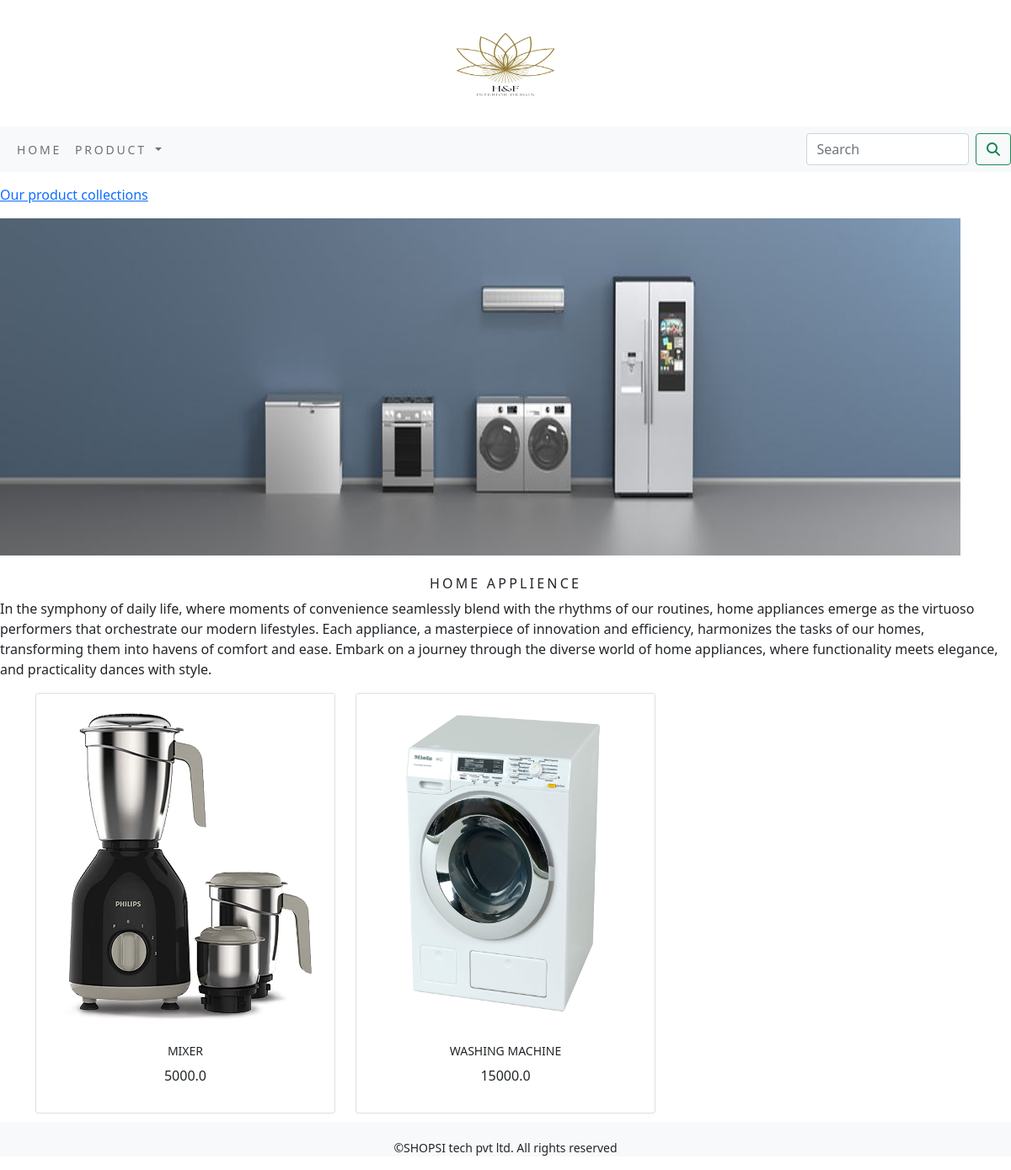
/shop/home-applience/, run on the app's committed database.
### shop/models.py (models this page shows, shortened)
class Category(models.Model):
    name=models.CharField(max_length=250,unique=True)
    slug = models.SlugField(max_length=250, unique=True)
    description = models.TextField(blank=True)
    image = models.ImageField(upload_to='category',blank=True)
    class Meta:
        ordering=('name',)
        verbose_name='category'
        verbose_name_plural='categories'
    def get_url(self):
        return reverse('shop:products_by_category',args=[self.slug])

class Product(models.Model):
    name=models.CharField(max_length=250,unique=True)
    slug = models.SlugField(max_length=250, unique=True)
    description = models.TextField(blank=True)
    image = models.ImageField(upload_to='product',blank=True)
    price= models.DecimalField(max_digits=10,decimal_places=True)
    category= models.ForeignKey(Category,on_delete=models.CASCADE)
    stock = models.IntegerField()
    available = models.BooleanField(default=True)
    created = models.DateTimeField(auto_now_add=True)
    updated = models.DateTimeField(auto_now_add=True)
    def get_url(self):
        return reverse('shop:prodCatdetail',args=[self.category.slug,self.slug])
    class Meta:
        ordering=('name',)
        verbose_name='product'
        verbose_name_plural='products'

### shop/views.py (the view)
# urls.py: path('', views.allProdCat, name='allProdCat'),
def allProdCat(request,c_slug=None):
    c_page=None
    products_list=None
    if c_slug!=None:
        c_page=get_object_or_404(Category,slug=c_slug)
        products_list=Product.objects.all().filter(category=c_page,available=True)
    else:
        products_list=Product.objects.all().filter(available=True)
    paginator=Paginator(products_list,6)
    try:
        page=int(request.GET.get('page','1'))
    except:
        page=1
    try:
        products=paginator.page(page)
    except (EmptyPage,InvalidPage):
        products=paginator.page(paginator.num_pages)
    return render(request,"category.html",{'category':c_page,'products':products})

### cart/context_processors.py (called while the page is built)
def counter(request):
    item_count=0
    if 'admin' in request.path:
        return {}
    else:
        try:
            cart=Cart.objects.filter(cart_id=_cart_id(request))
            car_items=CartItem.objects.all().filter(cart=cart[:1])
            for cart_item in car_items:
                item_count+=cart_item.quantity
        except Cart.DoesNotExist:
            item_count=0
    return dict(item_count=item_count)

### cart/views.py (called while the page is built)
def _cart_id(request):
    cart=request.session.session_key
    if not cart:
        cart=request.session.create()
    return cart

### shop/context_processors.py (called while the page is built)
def menu_links(request):
    links=Category.objects.all()
    return dict(links=links)

### template/category.html (shortened to what this page needs)
{% extends 'base.html' %}
{% load static %}
{% block content %}
{% if category %}
    <div>
        <div class="row my_row_class">
            <div class="mx-auto">
            <p><a href="{% url 'shop:allProdCat' %}">Our product collections</a> </p>
            </div>
        </div>
    </div>
   {% endif %}
<div class="mx-auto">
    {% if category %}
        <img class="my_image" src="{{category.image.url}}" alt="{{category.name}}">
</div>
    <br>
<div>
    <h1 class="text-center my_title">{{category.name}}</h1>
    <p class="text-justify">{{category.description}}</p>
</div>
    {% endif %}
<div class="container">
    <div class="row mx_auto">
        {% for product in products.object_list %}
        <div class="my_bottom_margin col-9 col-sm-12 col-md-4 col-lg-4">
            <div class="card text-center" style="min-width:18rem;">
                <a href="{{product.get_url}}"><img class="card-img-top my_image" src="{{product.image.url}}" alt="{{product.name}}"></a>
                <div class="card-body">
                    <h4>{{product.name}}</h4>
                    <p>{{product.price}}</p>
                </div>
            </div>
        </div>
        {% endfor %}
    </div>
</div>
{% endblock %}

### static/css/custom.css (style rules this page uses)
body { font-family: 'Roboto', sans-serif; }
.my_row_class { padding-top:15px; }
.my_image { width: 95%; height:400px; }
.my_title { font-size:16px; text-transform:uppercase; letter-spacing:.2em; }
.my_bottom_margin { margin-bottom:10px; }
.card-body h4 { font-size:14px; text-transform:uppercase; letter-sapcing:.2em; }

### data on the page
Category: image (picture), name "HOME APPLIENCE", description "In the symphony of daily life, where moments of convenience seamlessly blend with the rhythms of our routines, home appliances emerge as the virtuoso performers that orchestrate our modern lifestyles. Each appliance, a masterpiece of innovation and efficiency, harmonizes the tasks of our homes, transforming them into havens of comfort and ease. Embark on a journey through the diverse world of home appliances, where functionality meets elegance, and practicality dances with style."
Product: image (picture), name "MIXER", price "5000.0"
Product: image (picture), name "WASHING MACHINE", price "15000.0"
